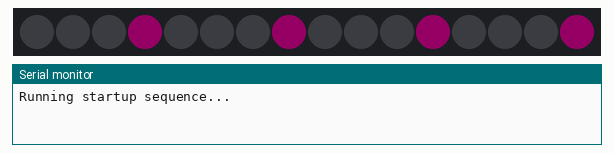
A sketch run on a simulated ESP32. Parts: 16 RGB LEDs in strip order, left to right, the last lines printed to the serial monitor. Dim RGB values are drawn brighter than linear; WiFi joins after 1.5 s; servers stay silent unless stated; the local clock reads 2024-03-15 10:24:30 at power-on unless the sketch sets it; not simulated (calls return 0 or success): secrets.h.

Above: at 0.3 s.
At 0.8 s:
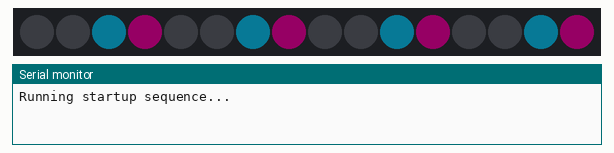
At 1.3 s:
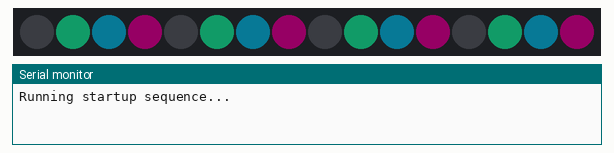
At 1.8 s:
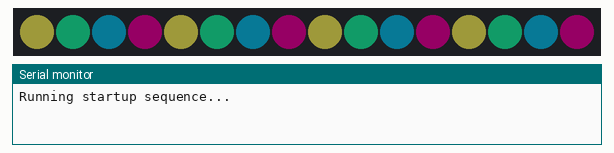
At 5.0 s:
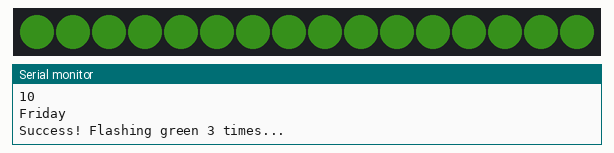
At 6.8 s:
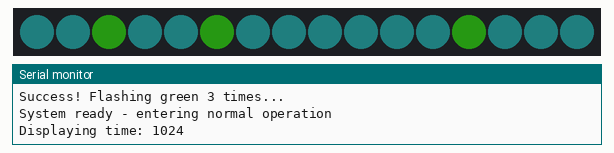

The sketch:

esp32-binary-clock.ino
```cpp
// Mini Binary Clock by ObsoleteNerd (https://www.obsoletenerd.com)
// Project details: https://github.com/obsoletenerd/esp32-binary-clock
// Connects to NTP server to get time, then displays it in binary on a 4x4 matrix

#include <Adafruit_NeoPixel.h>
#include <WiFi.h>
#include "time.h"

// WiFi details
#include "secrets.h"

const char* ntpServer = "pool.ntp.org";
const long  gmtOffset_sec = 36000;
const int   daylightOffset_sec = 0;

// Define the number of LEDs and the data pin for the binary matrix
#define NUM_LEDS 16
#define DATA_PIN 2

// Define the data pin for the status LED on the MCU
#define STATUS_PIN 2

// Create a NeoPixel object
Adafruit_NeoPixel strip(NUM_LEDS, DATA_PIN, NEO_GRB + NEO_KHZ800);

// Startup sequence colours (animates upwards in lines, bottom to top)
uint32_t startupColour1 = strip.Color(21, 0, 14);     // Bottom row
uint32_t startupColour2 = strip.Color(1, 17, 21);     // 2nd row
uint32_t startupColour3 = strip.Color(3, 27, 18);     // 3rd row
uint32_t startupColour4 = strip.Color(30, 29, 11);    // Top row

// Status indicator colours
uint32_t wifiConnectingColour = strip.Color(2, 16, 8);    // Blue
uint32_t timeSuccessColour = strip.Color(6, 16, 3);        // Green
uint32_t errorColour = strip.Color(41, 5, 11);             // Red

// Binary "on" colours (Swaps between these two as the seconds tick)
uint32_t binaryOnColour = strip.Color(6, 24, 3);     // Darker Green
uint32_t binaryOnColour2 = strip.Color(4, 16, 2);   // Lighter Green

// Binary "off" colour
uint32_t binaryOffColour = strip.Color(1, 4, 4);    // Very very dark/soft Blue

// System status flag
bool systemReady = false;

// Mapping of LED indices to the physical layout
const int ledMap[4][4] = {
  {0, 4, 8, 12},     // Top row
  {1, 5, 9, 13},     // 2nd row
  {2, 6, 10, 14},    // 3rd row
  {3, 7, 11, 15}     // Bottom row
};


void setup() {
  Serial.begin(115200);

  strip.begin();
  strip.show(); // Initialize all pixels to 'off'

  // Run startup sequence
  startupSequence();

  // WiFi connection with status indication
  bool wifiSuccess = connectToWiFi();
  if (!wifiSuccess) {
    Serial.println("WiFi connection failed - entering error mode");
    errorMode(); // This will loop forever since without WiFi we can't get the time in the first place
    return;
  }

  // Get time with status indication
  bool timeSuccess = initializeTime();
  if (!timeSuccess) {
    Serial.println("Time initialization failed - entering error mode");
    errorMode(); // This will loop forever as we couldn't get the time
    return;
  }

  // Success! Flash green 3 times
  successIndication();

  // Disconnect WiFi as it's no longer needed
  WiFi.disconnect(true);
  WiFi.mode(WIFI_OFF);

  systemReady = true;
  Serial.println("System ready - entering normal operation");
}

void loop() {
  if (systemReady) {
    // Get current time and display it
    int timeValue = getCurrentTimeAsHHMM();
    if (timeValue != -1) {
      displayBinary(timeValue);
      Serial.print("Displaying time: ");
      Serial.println(timeValue);
    }

    delay(1000); // Update every second
  } else {
    // Should never reach here, but just in case
    errorMode();
  }
}

void startupSequence() {
  Serial.println("Running startup sequence...");

  // Clear all LEDs first
  strip.clear();
  strip.show();
  delay(200);

  // Light up each row from bottom to top
  uint32_t colours[4] = {startupColour1, startupColour2, startupColour3, startupColour4};

  for (int row = 3; row >= 0; row--) { // Start from bottom row (index 3)
    for (int col = 0; col < 4; col++) {
      int ledIndex = ledMap[row][col];
      strip.setPixelColor(ledIndex, colours[3-row]); // Use appropriate colour
    }
    strip.show();
    delay(500); // Half second delay between rows
  }

  // Keep the pattern on for a moment
  delay(1000);

  // Clear all LEDs
  strip.clear();
  strip.show();
  delay(200);

  Serial.println("Startup sequence complete");
}

bool connectToWiFi() {
  Serial.print("Connecting to ");
  Serial.println(ssid);

  WiFi.begin(ssid, password);

  unsigned long startTime = millis();
  unsigned long lastBlink = 0;
  bool ledsOn = false;

  while (WiFi.status() != WL_CONNECTED) {
    // Timeout after 30 seconds
    if (millis() - startTime > 30000) {
      Serial.println("\nWiFi connection timeout");
      return false;
    }

    // Blink blue every 500ms
    if (millis() - lastBlink > 500) {
      if (ledsOn) {
        strip.clear();
      } else {
        for (int i = 0; i < NUM_LEDS; i++) {
          strip.setPixelColor(i, wifiConnectingColour);
        }
      }
      strip.show();
      ledsOn = !ledsOn;
      lastBlink = millis();
      Serial.print(".");
    }

    delay(50);
  }

  Serial.println("");
  Serial.println("WiFi connected.");

  // Clear LEDs after successful connection
  strip.clear();
  strip.show();

  return true;
}

bool initializeTime() {
  Serial.println("Initializing time...");

  // Init and get the time
  configTime(gmtOffset_sec, daylightOffset_sec, ntpServer);

  // Wait for time to be set (with timeout)
  unsigned long startTime = millis();
  struct tm timeinfo;

  while (!getLocalTime(&timeinfo)) {
    // Timeout after 10 seconds
    if (millis() - startTime > 10000) {
      Serial.println("Failed to obtain time - timeout");
      return false;
    }
    delay(100);
  }

  Serial.println("Time synchronized successfully");
  printLocalTime();

  return true;
}

void successIndication() {
  Serial.println("Success! Flashing green 3 times...");

  for (int i = 0; i < 3; i++) {
    // Turn all LEDs green
    for (int led = 0; led < NUM_LEDS; led++) {
      strip.setPixelColor(led, timeSuccessColour);
    }
    strip.show();
    delay(300);

    // Turn off all LEDs
    strip.clear();
    strip.show();
    delay(300);
  }
}

void errorMode() {
  Serial.println("Entering error mode - flashing red indefinitely");

  while (true) {
    // Turn all LEDs red
    for (int i = 0; i < NUM_LEDS; i++) {
      strip.setPixelColor(i, errorColour);
    }
    strip.show();
    delay(500);

    // Turn off all LEDs
    strip.clear();
    strip.show();
    delay(500);
  }
}

int getCurrentTimeAsHHMM() {
  struct tm timeinfo;
  if(!getLocalTime(&timeinfo)){
    Serial.println("Failed to obtain time");
    return -1;
  }

  // Extract hours and minutes
  int hours = timeinfo.tm_hour;
  int minutes = timeinfo.tm_min;

  // Convert to HHMM format as a single integer
  int timeValue = hours * 100 + minutes;

  return timeValue;
}

void displayBinary(int number) {
  // Get current seconds to determine which "on" color to use
  struct tm timeinfo;
  getLocalTime(&timeinfo);
  int seconds = timeinfo.tm_sec;

  // Alternate between the two "on" colours based on seconds
  uint32_t currentOnColour = (seconds % 2 == 0) ? binaryOnColour : binaryOnColour2;

  for (int col = 0; col < 4; col++) {
    // Extract each digit from the number (rightmost digit first)
    int digit;
    if (col == 0) {
      digit = number % 10;           // Units of minutes
    } else if (col == 1) {
      digit = (number / 10) % 10;    // Tens of minutes
    } else if (col == 2) {
      digit = (number / 100) % 10;   // Units of hours
    } else {
      digit = (number / 1000) % 10;  // Tens of hours
    }

    for (int row = 0; row < 4; row++) {
      // Determine if the LED should be on or off
      int ledIndex = ledMap[row][col];
      bool isSet = (digit >> row) & 1;

      if (isSet) {
        // Use the alternating "on" colour
        strip.setPixelColor(ledIndex, currentOnColour);
      } else {
        // Use the "off" colour instead of turning the LED completely off
        strip.setPixelColor(ledIndex, binaryOffColour);
      }
    }
  }
  strip.show(); // Update the LED strip
}

void printLocalTime(){
  struct tm timeinfo;
  if(!getLocalTime(&timeinfo)){
    Serial.println("Failed to obtain time");
    return;
  }
  Serial.println(&timeinfo, "%A, %B %d %Y %H:%M:%S");
  Serial.print("Day of week: ");
  Serial.println(&timeinfo, "%A");
  Serial.print("Month: ");
  Serial.println(&timeinfo, "%B");
  Serial.print("Day of Month: ");
  Serial.println(&timeinfo, "%d");
  Serial.print("Year: ");
  Serial.println(&timeinfo, "%Y");
  Serial.print("Hour: ");
  Serial.println(&timeinfo, "%H");
  Serial.print("Hour (12 hour format): ");
  Serial.println(&timeinfo, "%I");
  Serial.print("Minute: ");
  Serial.println(&timeinfo, "%M");
  Serial.print("Second: ");
  Serial.println(&timeinfo, "%S");

  Serial.println("Time variables");
  char timeHour[3];
  strftime(timeHour,3, "%H", &timeinfo);
  Serial.println(timeHour);
  char timeWeekDay[10];
  strftime(timeWeekDay,10, "%A", &timeinfo);
  Serial.println(timeWeekDay);
  Serial.println();
}
```

Measured:
- what the display in image 0 shows lasts 0.5 s, from 0.2 s to 0.7 s
- what the display in image 3 shows lasts 1.5 s, from 1.7 s to 3.2 s
